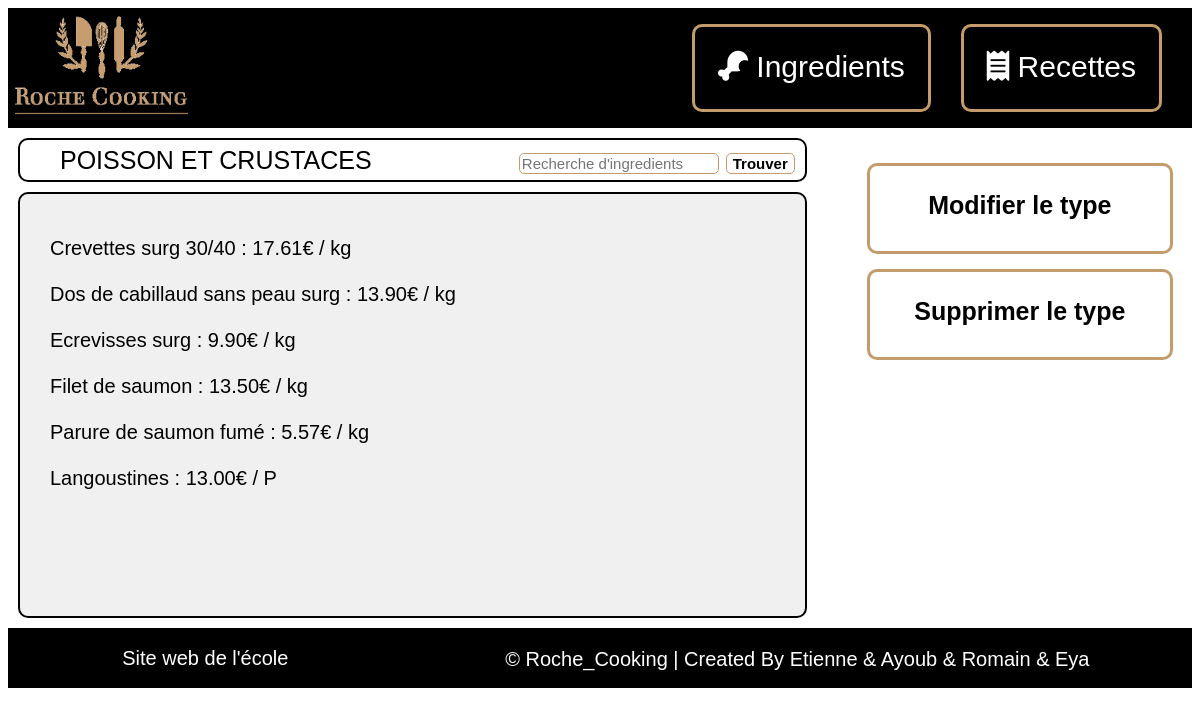
The page /index.php?action=read&controller=typeingredient&idTypeIngredient=15 on the database its author committed.
### tables this page shows
CREATE TABLE `typeingredient` (
  `idTypeIngredient` int(11) NOT NULL,
  `nomTypeIngredient` varchar(50) NOT NULL
);

CREATE TABLE `ingredient` (
  `idIngredient` int(11) NOT NULL,
  `idTypeIngredient` int(11) NOT NULL,
  `idTVA` varchar(50) NOT NULL,
  `nomIngredient` varchar(50) NOT NULL,
  `unite` varchar(50) NOT NULL,
  `allergene` tinyint(1) NOT NULL,
  `prixUnitaire` decimal(10,2) NOT NULL
);

### index.php (called while the page is built, shortened)
<?php
        require_once File::build_path(array("controller", "routeur.php"));
?>

### model/Model.php (called while the page is built, shortened)
<?php
class Model {
    public static $pdo;
    public static function Init() {
        $hostname = Conf::getHostname();
        $database_name = Conf::getDatabase();
        $login = Conf::getLogin();
        $password = Conf::getPassword();
        try {
            self::$pdo = new PDO("mysql:host=$hostname;dbname=$database_name", $login, $password,
                    array(PDO::MYSQL_ATTR_INIT_COMMAND => "SET NAMES utf8"));
            self::$pdo->setAttribute(PDO::ATTR_ERRMODE, PDO::ERRMODE_EXCEPTION);
        } catch (PDOException $e) {
            if (Conf::getDebug()) {
                echo $e->getMessage();
            } else {
                echo 'Une erreur est survenue <a href=""> retour a la page d\'accueil </a>';
            }
            die();
        }
    }
    public static function selectAll() {
        $table_name = static::$object;
        $class_name = "Model" . ucfirst($table_name);
        $rep = (Model::$pdo)->query("Select * From " . ucfirst($table_name));
        $rep->setFetchMode(PDO::FETCH_CLASS, $class_name);
        $tab = $rep->fetchAll();
        return $tab;
    }
    public static function select($primary_value) {
        $table_name = static::$object;
        $class_name = "Model" . ucfirst($table_name);
        $primary_key = static::$primary;
        try {
            $sql = "SELECT * from " . ucfirst($table_name) . " WHERE " . $primary_key . "=:nom_tag";
            $req_prep = Model::$pdo->prepare($sql);
            $values = array(
                "nom_tag" => $primary_value,
            );
            $req_prep->execute($values);
            $req_prep->setFetchMode(PDO::FETCH_CLASS, $class_name);
            $tab = $req_prep->fetchAll();
        } catch (Exception $ex) {
            echo $ex->getMessage();
        }
        return $tab[0];
    }
}

### model/ModelTypeIngredient.php (called while the page is built, shortened)
<?php
require_once File::build_path(array("model", "Model.php"));
class ModelTypeIngredient extends Model{
    private $idTypeIngredient;
    private $nomTypeIngredient;
    function getIdTypeIngredient() {
        return $this->idTypeIngredient;
    }
    function getNomTypeIngredient() {
        return $this->nomTypeIngredient;
    }
}

### model/ModelIngredient.php (called while the page is built, shortened)
<?php
require_once File::build_path(array("model", "Model.php"));
class ModelIngredient extends Model{
    private $idIngredient;
    private $idTypeIngredient;
    private $nomIngredient;
    private $unite;
    private $prixUnitaire;
    function getIdIngredient() {
        return $this->idIngredient;
    }
    function getIdTypeIngredient() {
        return $this->idTypeIngredient;
    }
    function getNomIngredient() {
        return $this->nomIngredient;
    }
    function getPrixUnitaire() {
        return $this->prixUnitaire;
    }
    function getUnite(){
        return $this->unite;
    }
}

### view/typeingredient/detail.php (the view, shortened to what this page needs)
<link rel="stylesheet" type="text/css" href="style/style_details_type_ingr.css">
<head>
    <link rel="stylesheet" type="text/css" href="style/style_contenu_bd.css">
    <link rel="stylesheet" type="text/css" href="style/style_bouton_gestion_bd.css">
</head>
<body>
    <div id="corps">
            <div id="fenetre">
                <div id="entete">
                    <ul>
                        <li><?php echo ucfirst($type->getNomTypeIngredient());?></li>
                        <li>
                            <form method="GET" action="index.php" controller="ingredient">
                                <input id="barre_recherche" type="search" name="Recherche" placeholder="Recherche d'ingredients">
                                <input id="bouton_recherche" type="submit" value="Trouver">
                            </form>
                        </li>
                    </ul>
                </div>
                <div id="contenu">
                    <p>
                        <?php
                            $idType = $type->getIdTypeIngredient();
                            foreach ($IngredientListe as $ingredient)
                            {
                                if ($idType == $ingredient->getIdTypeIngredient())
                                {
                                    $prix = $ingredient->getPrixUnitaire();
                                    $nom = $ingredient->getNomIngredient();
                                    $unite = $ingredient->getUnite();
                                    echo '<div id="list_ingredient"> </br> <a href= "index.php?action=read&idIngredient=' . $ingredient->getIdIngredient() . '">' . $nom . " : " . $prix . "€ / ". $unite . "</a></br>" . '</div>';
                                }
                            }
                        ?>
                    </p>
                </div>
            </div>
            <div id="boutons">
                <ul>
                    <li class="case"><?php echo '<a href="index.php?action=update&controller=typeingredient&idTypeIngredient=' . rawurlencode($type->getIdTypeIngredient()) . '"> Modifier le type</a>'; ?></li>
                    <li class="case"><?php echo '<a href="index.php?action=delete&controller=typeingredient&idTypeIngredient=' . rawurlencode($type->getIdTypeIngredient()) . '"> Supprimer le type</a></br>';?></li>
                </ul>
            </div>
    </div>
</body>

### style/style.css (style rules this page uses)
#corps { background-color: white; display: flex; }
#fenetre { display: flex; flex-direction: column; width: 70%; height: 500px; }

### style/style_contenu_bd.css (style rules this page uses)
#entete { margin: 10px; margin-bottom: 0px; border: solid black 2px; border-radius: 10px; display: flex; height: 40px; align-items: center; font-size: 25px; font-family: 'Arial','Verdana'; }
#entete ul { display: flex; list-style: none; width: 100%; justify-content: space-between; }
#entete ul li { margin-right: 10px; }
#contenu { border: solid black 2px; border-radius: 10px; background-color: rgb(240, 240, 240); padding-right: 30px; padding-left: 30px; margin: 10px; height: 440px; overflow-y: scroll; text-align: justify; font-size: 20px; font-family: 'Arial','Verdana'; }
#list_ingredient { font-size: 20px; }
#list_ingredient a { text-decoration: none; color: black; transition: 400ms; }
#barre_recherche { font-size: 15px; padding-left: 2px; border:solid 1px rgb(196, 156, 108); border-radius: 5px; width: 200px; }
#bouton_recherche { border:solid 1px rgb(196, 156, 108); border-radius: 5px; background-color: transparent; font-size: 15px; font-weight: bold; transition: 400ms; }

### style/style_bouton_gestion_bd.css (style rules this page uses)
#boutons { display: flex; height: 480px; width: 30%; margin: 10px; font-size: 25px; font-weight: bold; font-family: 'Arial','Verdana'; }
#boutons ul { display: flex; flex-direction: column; justify-content: top; align-items: center; list-style: none; width: 100%; margin-right: 10px; padding-right: 15px; }
#boutons li { margin-bottom: 15px; border-style: solid; border-color: rgb(196, 156, 108); border-radius: 10px; }
.case { width: 300px; height: 60px; text-align: center; padding-top: 25px; }
.case a { text-decoration: none; color: black; transition: 400ms; }

### rows shown on the page
typeingredient: nomTypeIngredient "POISSON ET CRUSTACES"
ingredient: nomIngredient "Crevettes surg 30/40", prixUnitaire "17.61", unite "kg"
ingredient: nomIngredient "Dos de cabillaud sans peau surg", prixUnitaire "13.90", unite "kg"
ingredient: nomIngredient "Ecrevisses surg", prixUnitaire "9.90", unite "kg"
ingredient: nomIngredient "Filet de saumon", prixUnitaire "13.50", unite "kg"
ingredient: nomIngredient "Parure de saumon fumé", prixUnitaire "5.57", unite "kg"
ingredient: nomIngredient "Langoustines", prixUnitaire "13.00", unite "P"
